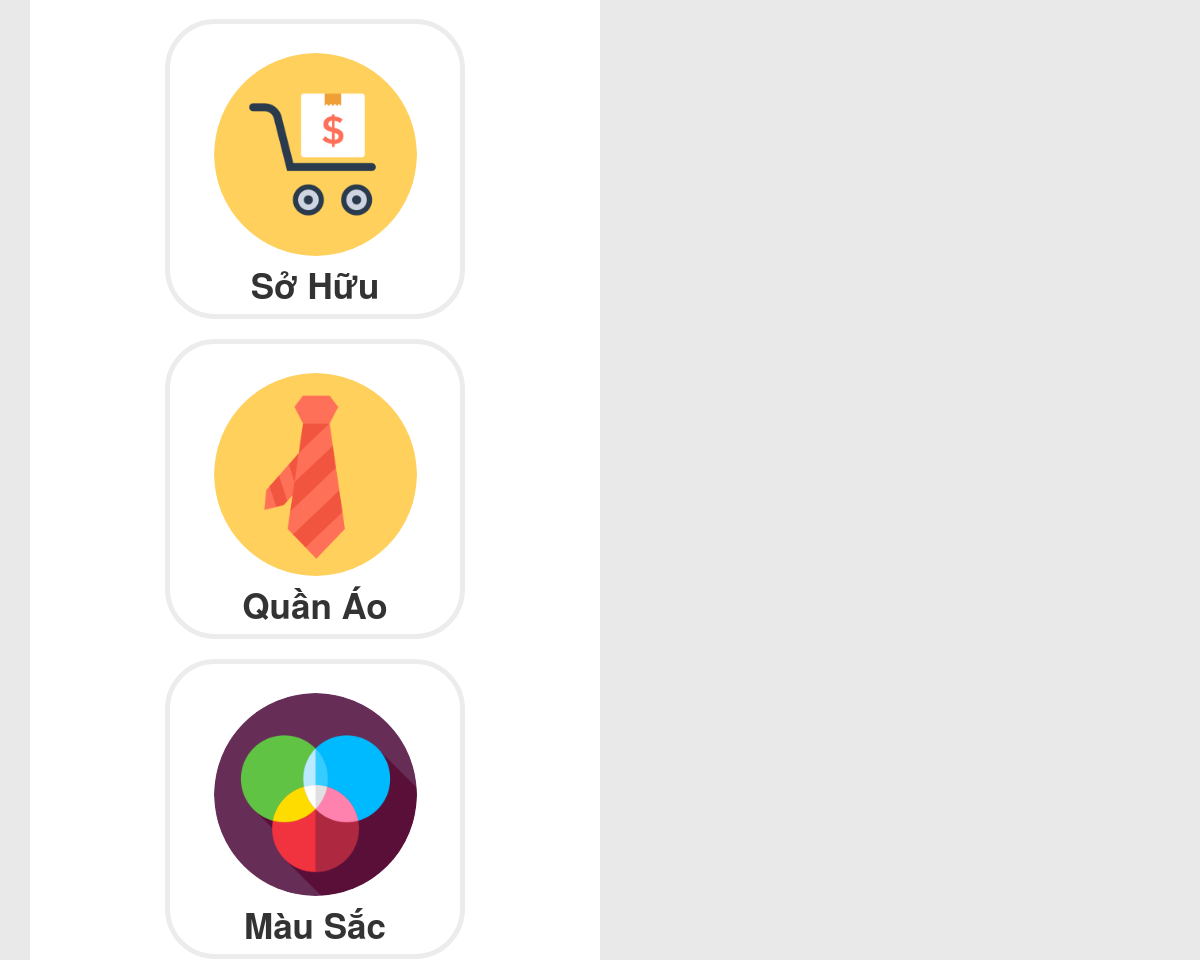
Page /view/levelbaihoc.php (middle part) on the earlier database version.
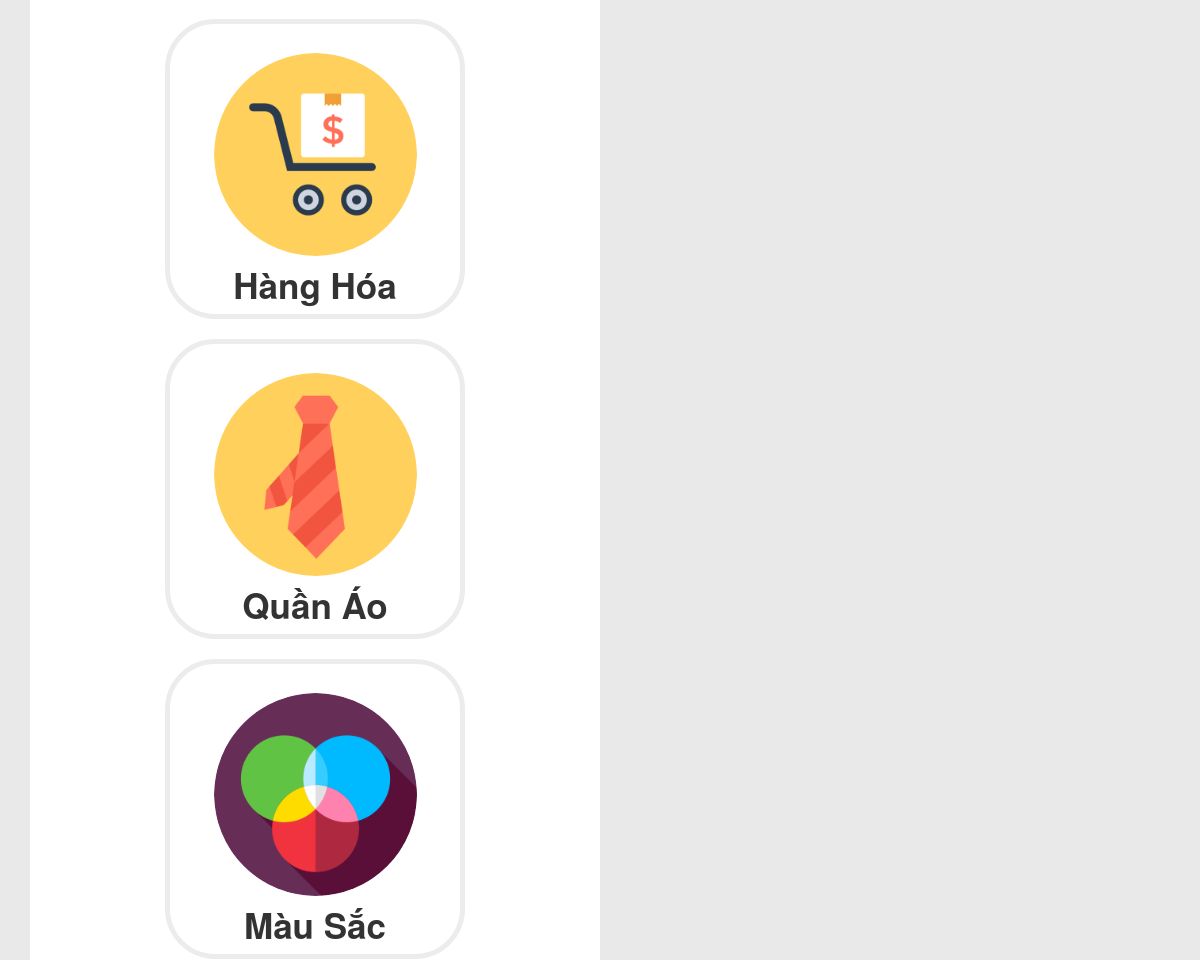
Same page on the later database version.
### tables this page shows
CREATE TABLE `level` (
  `id` int(2) NOT NULL,
  `namelevel` varchar(30) NOT NULL,
  `image` varchar(500) NOT NULL
);

### php/getItemLevel.php (the view, shortened to what this page needs)
<?php
require('config.php');
$link=mysqli_connect($host,$user,$pass,$db);
if(!$link){
	echo 'ket noi khong thanh cong';
} else{
	mysqli_set_charset($link,'UTF8');
	$sql="select * from level";
	$kq=mysqli_query($link,$sql);
	if(mysqli_num_rows($kq)>0){
		while ($row=mysqli_fetch_assoc($kq)) {
			$hienthi='<div class="item" value="'.$row['id'].'"><div class="img-item" style="background-image:'." url(".$row['image'].');'.'"></div><p>'.$row['namelevel'].'</p></div>'.'<br>';
			echo $hienthi;
		}
	}else{
		echo "khong co ban ghi nao";
	}
}
?>

### view/levelbaihoc.php (shortened to what this page needs)
<!DOCTYPE html>
<html>
<head>
	<link rel="stylesheet" href="../style/level.css">
	<link rel="stylesheet" href="https://cdnjs.cloudflare.com/ajax/libs/font-awesome/4.7.0/css/font-awesome.min.css">
	<link rel="stylesheet" href="https://cdnjs.cloudflare.com/ajax/libs/flag-icon-css/3.1.0/css/flag-icon.css">
	<link rel="stylesheet" href="https://maxcdn.bootstrapcdn.com/bootstrap/3.3.7/css/bootstrap.min.css">
</head>
<body>
	<?php
	include('../php/getDetailUser.php') ?>
	<div class="wraper">
		<div class="container">
			<div class="col-lg-6" id="left1">
				<?php
				include('../php/getItemLevel.php');
				?>
			</div>
		</div>
	</div>
</body>
</html>

### style/level.css (style rules this page uses)
.wraper { text-align: center; width: 100%; background-color: #E9E9E9; }
#left1 { padding-top: 20px; margin-top: 20px; background-color: white; border-radius: 20px; }
p { font-size: 35px; font-weight: bold; }
.item { border: 5px solid #ECECEC; border-radius: 50px; line-height: 0px; text-align: center; margin: auto; width: 300px; height: 300px; }
.img-item { border-radius: 70%; background-repeat: no-repeat; margin: 10% auto; background-size: 100% 100%; width: 70%; height: 70%; }

Differences in the rows shown:
changed level: namelevel "Sở Hữu" → "Hàng Hóa"
